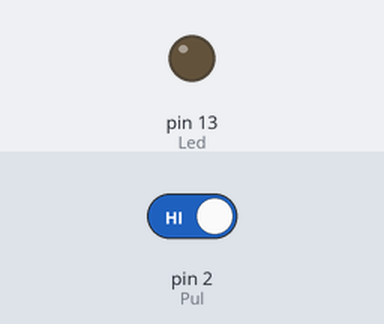
A sketch run on a simulated Arduino Uno, built with avr-gcc and run on an emulated ATmega328P. Shown: output pins drawn as LEDs (lit = HIGH). Inputs (shaded band) come from the test bench; at power-on: pin 2 (Pul) HIGH. What the sketch prints to the serial monitor is not drawn.

Above: at 1.2 s.
1.3 s: pin 2 (Pul) driven LOW
At 2.5 s:
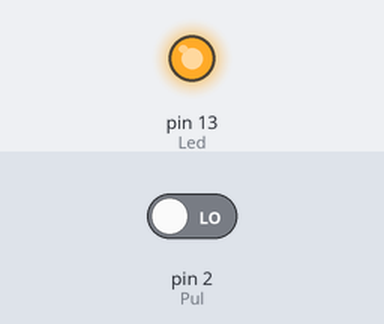
Timing chart, 0 to 4.3 s (numbered marks = the images above; inputs shaded):
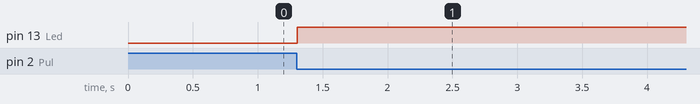

Measured:
- after the input at 1.3 s, pin 13 (Led): LOW → HIGH at once

The sketch:

PUNTO1.ino
```cpp
const int Pul = 2;
const int Led = 13;
bool estadoLED = LOW;
bool Uestado = HIGH;

void setup() {
  pinMode(Pul, INPUT);
  pinMode(Led, OUTPUT);
  Serial.begin(9600);
}

void loop() {
  bool Pulestado = digitalRead(Pul);
  Serial.println(Pulestado);


  if (Pulestado == LOW && Uestado == HIGH) {
    estadoLED = !estadoLED;

    digitalWrite(Led, estadoLED);

    //delay(50);
  }

  Uestado = Pulestado;
}
```
